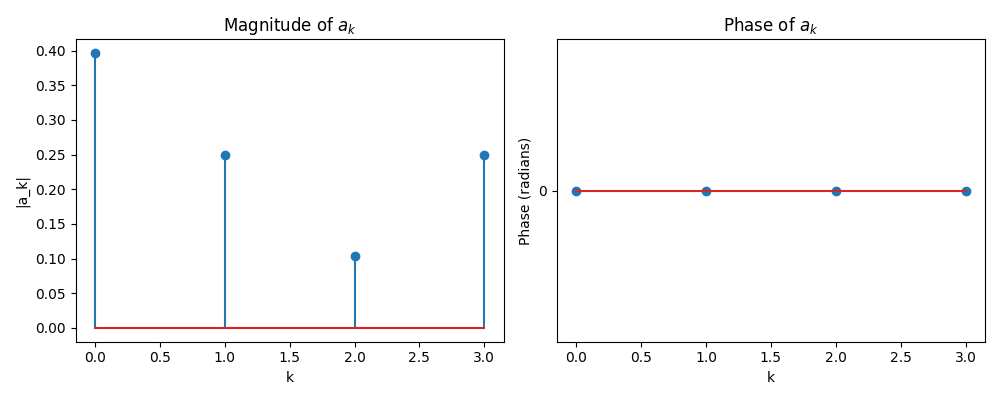

Recreate this plot in Python.
import numpy as np
import matplotlib.pyplot as plt

k = np.array([0, 1, 2, 3])
sqrt2 = np.sqrt(2)
a_k = 1/4 + ((2 - sqrt2)/4) * np.cos(np.pi/2 * k)

plt.figure(figsize=(10,4))

# Magnitude
plt.subplot(1, 2, 1)
plt.stem(k, np.abs(a_k))
plt.title('Magnitude of $a_k$')
plt.xlabel('k')
plt.ylabel('|a_k|')

# Phase
plt.subplot(1, 2, 2)
plt.stem(k, np.angle(a_k))
plt.title('Phase of $a_k$')
plt.xlabel('k')
plt.ylabel('Phase (radians)')
plt.yticks([0])

plt.tight_layout()
plt.savefig("3-28-c.png")
